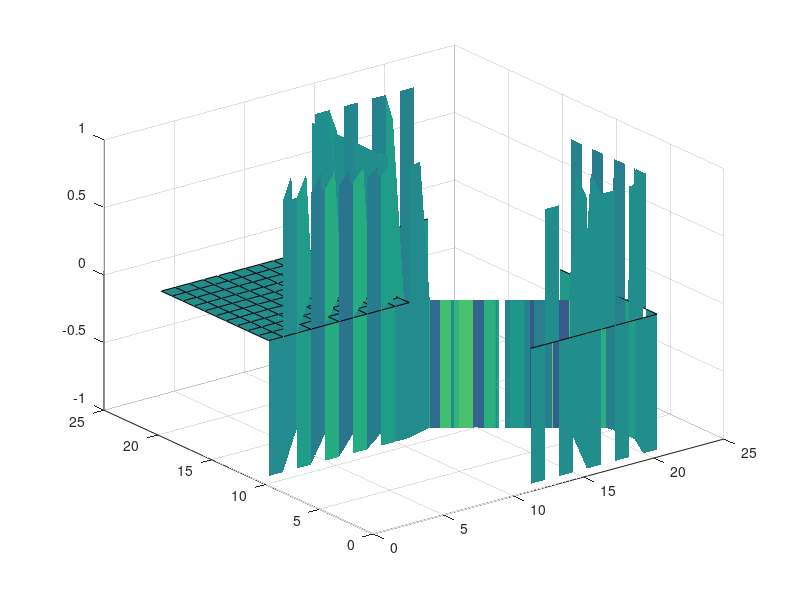

Here is the MATLAB script that generated this plot:
% Diffusion equation for irregular shape
close all
dt = 0.001;
dy=0.1;
dx = 0.1;
x = 0:dx:2;
t = 0:dt:2;
y=0:dy:2;
D = 5;
u = zeros(length(t), length(x),length(y));
Mapa = ones(length(y), length(x));
Mapa(1:floor(length(y)/2), floor((length(x)+1)/2):end) = 0; 
Mapa(1, 1:floor(length(y)/2)) = 2; % I
Mapa(1:floor(length(y)/2), floor((length(x)+1)/2)) = 3; 
Mapa(floor((length(y) +1)/2), floor((length(x)+1)/2): end) = 3; 
Mapa(floor((length(y) +1)/2):end, end) = 3; 
Mapa(:, 1) = 3; 
Mapa(end, :) = 4; 
u(1,:,:)=(sin(pi*x))'*sin(pi*y);

for t1 = 1:length(t)
   u(t1, 1, 1:floor(length(y)/2)) = dx*sin(dt*t1) + u(t1, 2, 1:floor(length(y)/2)); 
   u(t1, 1:floor(length(y)/2), floor((length(x)+1)/2)) = u(t1, 1:floor(length(y)/2), floor((length(x)+1)/2) - 1); 
   u(t1, floor((length(y) +1)/2), floor((length(x)+1)/2): end) = u(t1, floor((length(y) +1)/2) + 1, floor((length(x)+1)/2): end); 
   u(t1, floor((length(y) +1)/2):end, end) = u(t1, floor((length(y) +1)/2):end, end-1); 
   u(t1, :, 1) = u(t1, :, 2); 
   u(t1, end, :) = zeros(1, length(x)); 
   
   u(t1, 1, 1) = u(t1, 2, 2); 
   u(t1, 1, floor((length(x)+1)/2)) = u(t1, 2, floor((length(x)+1)/2)-1); 
   u(t1, floor((length(y)+1)/2), floor((length(x)+1)/2)) = u(t1, floor((length(y)+1)/2) + 1, floor((length(x)+1)/2)-1); 
   u(t1, floor((length(y)+1)/2), end) = u(t1, floor((length(y)+1)/2) +1 , end-1); 
   u(t1, end, end) = u(t1, end-1, end-1); 
   u(t1, end, 1) = u(t1, end-1, 2); 
   
    for x1 = 1:(length(x)-1) 
        for y1 = 1: (length(y)-1)
            if Mapa(y1, x1) == 1
              u(t1+1,x1,y1) = D*dt*(u(t1,x1+1,y1) + u(t1,x1-1,y1) + u(t1,x1,y1+1) +u(t1,x1,y1-1)- 4*u(t1,x1,y1))/(dx*dx) + u(t1,x1,y1);   
            end  
         end
    end
end

surf( squeeze(u(50,:,:)));
    zlim([-1, 1]);
    drawnow;